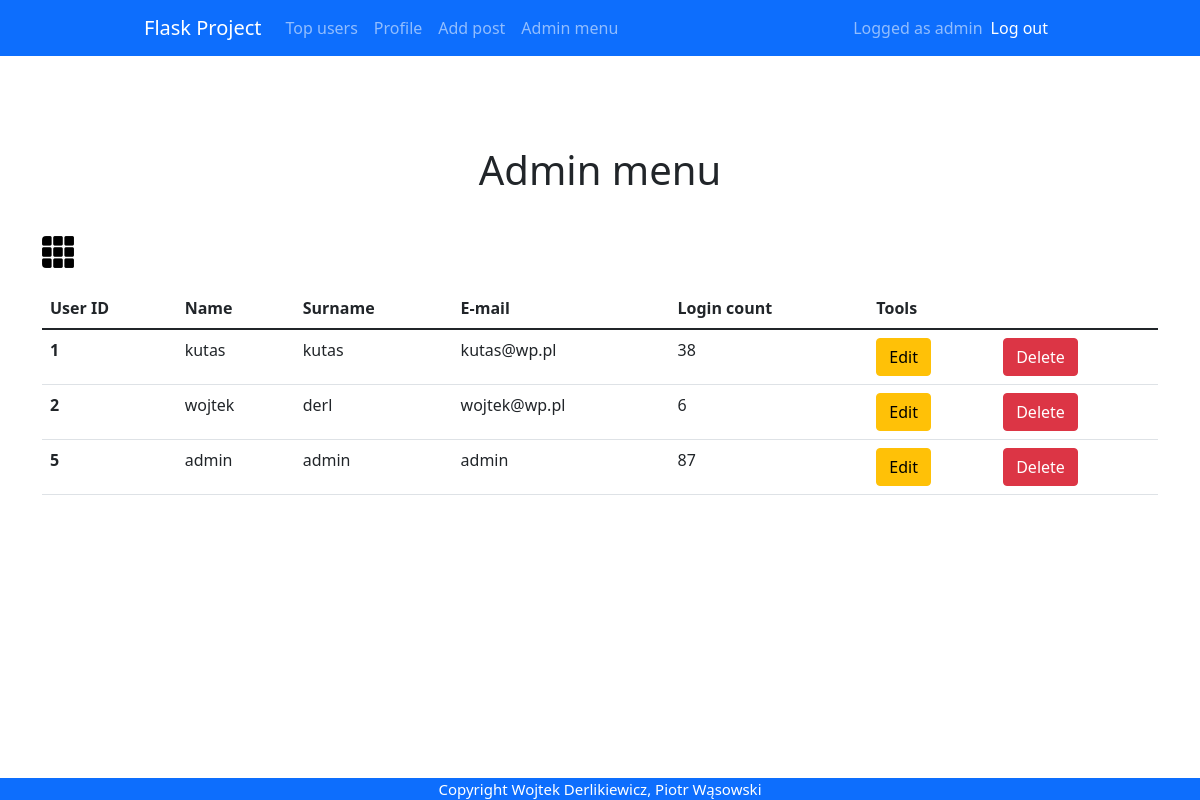
/admin (signed in), run on an earlier commit of the app's database.
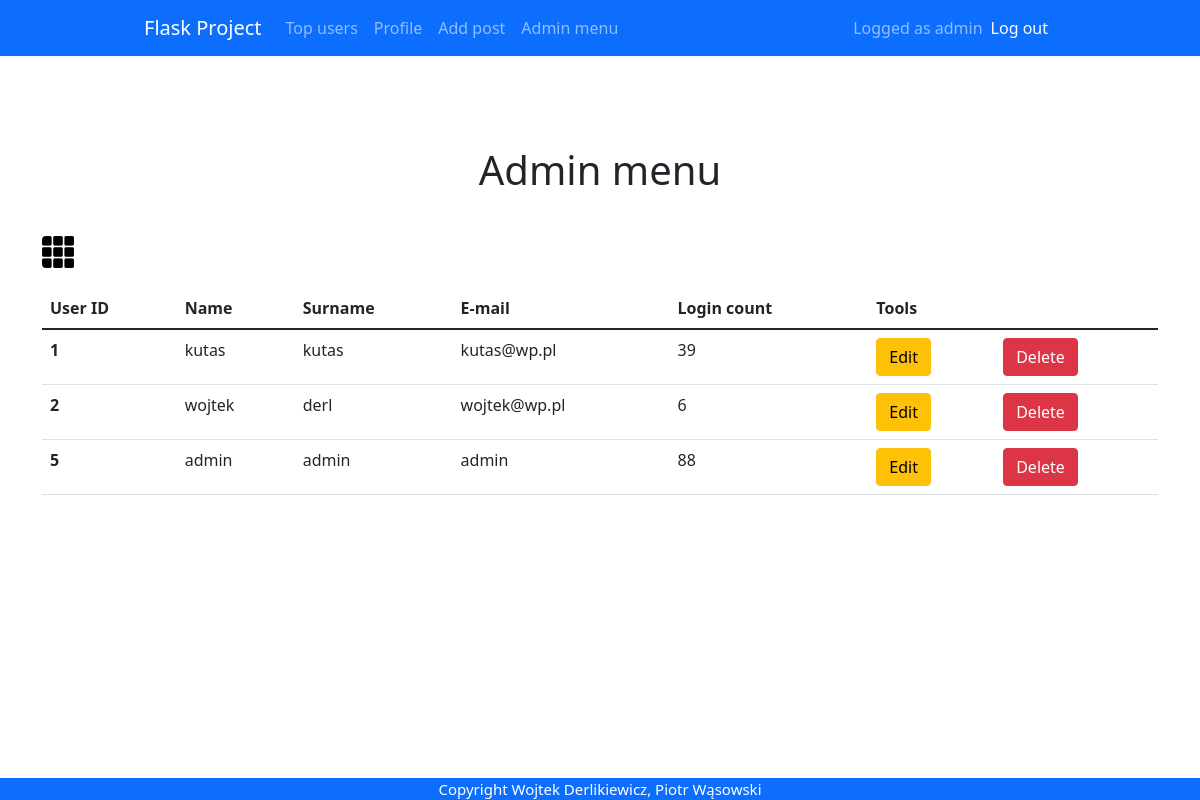
And on a later commit of the database.
### app.py (models this page shows)
class User(db.Model, UserMixin):
    id = db.Column(db.Integer, primary_key = True)
    email = db.Column(db.String(30), nullable=False, unique=True)
    name = db.Column(db.String(20), nullable=False)
    last_name = db.Column(db.String(20), nullable=False)
    password = db.Column(db.String(80), nullable=False)
    login_count = db.Column(db.Integer, nullable=False, default=0)
    isAdmin = db.Column(db.Boolean(), nullable=False, default=False)

### app.py (the view)
@app.route('/admin', methods=['GET', 'POST'])
@login_required
def admin():
    view = 'table'
    if(current_user.isAdmin == True):
        all_users = User.query.all()
        if request.method == 'POST':
            if request.form['view'] == 'table':
                view = 'table'
            elif request.form['view'] == 'grid':
                view = 'grid'
        return render_template('admin.html', users = all_users, view = view)
    else:
        return redirect('/')

### app.py (called while the page is built)
@login_manager.user_loader
def load_user(user_id):
    return User.query.get(int(user_id))

### templates/admin.html (shortened to what this page needs)
{% extends "base.html" %} {% block title %}Admin{% endblock %} {% block content
%}
<h1>Admin menu</h1>
<br>
{% if view == 'table' %}
<form class="form-switch" method="POST">
    <input class="switch2" type="submit" src="/static/images/grid.png" value="grid" name="view">
</form>
{% endif %}
{% if view == 'table' %}
<table class="table">
  <thead>
    <tr>
      <th scope="col">User ID</th>
      <th scope="col">Name</th>
      <th scope="col">Surname</th>
      <th scope="col">E-mail</th>
      <th scope="col">Login count</th>
      <th scope="col">Tools</th>
    </tr>
  </thead>
  <tbody>
    {% for user in users %}
    <tr>
      <th scope="row">{{ user.id }}</td>
      <td>{{ user.name }}</td>
      <td>{{ user.last_name }}</td>
      <td>{{ user.email }}</td>
      <td>{{ user.login_count }}</td>
      <td><a href="/update/{{user.id}}" type="button" class="btn btn-warning">Edit</a></td>
      <td><a href="/delete/{{user.id}}" type="button" class="btn btn-danger">Delete</a></td>
    </tr>
    {% endfor %}
  </tbody>
</table>
{% endif %}
</div>
{% endblock %}

### templates/base.html (shortened to what this page needs)
<!DOCTYPE html>
<html lang="pl">
  <head>
    {% block styles %}
    <link
      rel="stylesheet"
      href="{{url_for('.static', filename='styles/base.css')}}"
    />
    <link
      href="https://cdn.jsdelivr.net/npm/bootstrap@5.1.3/dist/css/bootstrap.min.css"
      rel="stylesheet"
    />
    {% endblock %}
  </head>
  <body>
    <nav class="navbar navbar-expand-lg navbar-dark bg-primary">
      <div class="container-fluid">
        <a class="navbar-brand" href="{{url_for('home')}}">Flask Project</a>
        <div class="collapse navbar-collapse" id="navbarText">
          <ul class="navbar-nav me-auto mb-2 mb-lg-0">
            <li class="nav-item">
              <a class="nav-link" href="{{url_for('topUsers')}}">Top users</a>
            </li>
            {% if current_user.is_authenticated %}
            <li class="nav-item">
              <a class="nav-link" href="{{url_for('profile')}}">Profile</a>
            </li>
            <li class="nav-item">
              <a class="nav-link" href="{{url_for('add_post')}}">Add post</a>
            </li>
            {% if current_user.isAdmin == True %}
            <li class="nav-item">
              <a class="nav-link" href="{{url_for('admin')}}">Admin menu</a>
            </li>
            {% endif %} {% endif %}
          </ul>
          {% if current_user.is_authenticated %}
          <span class="navbar-text"> Logged as {{current_user.name }} </span>
          <span class="navbar-item">
            <ul class="navbar-nav me-auto mb-2 mb-lg-0">
              <li class="nav-item">
                <a
                  class="nav-link active"
                  aria-current="page"
                  href="{{url_for('logout')}}"
                  >Log out</a
                >
              </li>
            </ul>
          </span>
          {% endif %}
        </div>
      </div>
    </nav>
    <div class="container">{% block content %} {% endblock %}</div>
    <footer>Copyright Wojtek Derlikiewicz, Piotr Wąsowski</footer>
  </body>
</html>

What changed in the data, as far as the page shows it:
changed User "admin": login_count "87" → "88"
changed User "kutas": login_count "38" → "39"
